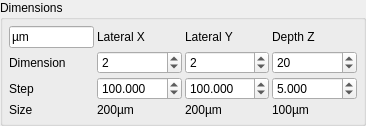
     <widget class="QGroupBox" name="groupBox_Dimension">
      <property name="title">
       <string>Dimensions</string>
      </property>
      <property name="flat">
       <bool>true</bool>
      </property>
      <layout class="QGridLayout" name="gridLayout_3">
       <property name="leftMargin">
        <number>6</number>
       </property>
       <property name="topMargin">
        <number>6</number>
       </property>
       <property name="rightMargin">
        <number>6</number>
       </property>
       <property name="bottomMargin">
        <number>6</number>
       </property>
       <property name="spacing">
        <number>3</number>
       </property>
       <item row="1" column="2">
        <widget class="QSpinBox" name="spinBox_Dimension_Dimension_Y_Lateral">
         <property name="sizePolicy">
          <sizepolicy hsizetype="Preferred" vsizetype="Preferred">
           <horstretch>1</horstretch>
           <verstretch>0</verstretch>
          </sizepolicy>
         </property>
         <property name="maximum">
          <number>1000</number>
         </property>
         <property name="value">
          <number>2</number>
         </property>
        </widget>
       </item>
       <item row="1" column="3">
        <widget class="QSpinBox" name="spinBox_Dimension_Dimension_Z_Depth">
         <property name="sizePolicy">
          <sizepolicy hsizetype="Preferred" vsizetype="Preferred">
           <horstretch>1</horstretch>
           <verstretch>0</verstretch>
          </sizepolicy>
         </property>
         <property name="minimum">
          <number>1</number>
         </property>
         <property name="maximum">
          <number>1000</number>
         </property>
         <property name="value">
          <number>20</number>
         </property>
        </widget>
       </item>
       <item row="2" column="3">
        <widget class="QDoubleSpinBox" name="doubleSpinBox_Dimension_Step_Z_Depth">
         <property name="sizePolicy">
          <sizepolicy hsizetype="Preferred" vsizetype="Preferred">
           <horstretch>1</horstretch>
           <verstretch>0</verstretch>
          </sizepolicy>
         </property>
         <property name="decimals">
          <number>3</number>
         </property>
         <property name="minimum">
          <double>0.001000000000000</double>
         </property>
         <property name="maximum">
          <double>1000.000000000000000</double>
         </property>
         <property name="value">
          <double>5.000000000000000</double>
         </property>
        </widget>
       </item>
       <item row="0" column="2">
        <widget class="QLabel" name="label_Dimension_Title_Y_Lateral">
         <property name="sizePolicy">
          <sizepolicy hsizetype="Preferred" vsizetype="Preferred">
           <horstretch>1</horstretch>
           <verstretch>0</verstretch>
          </sizepolicy>
         </property>
         <property name="text">
          <string>Lateral Y</string>
         </property>
        </widget>
       </item>
       <item row="0" column="1">
        <widget class="QLabel" name="label_Dimension_Title_X_Lateral">
         <property name="sizePolicy">
          <sizepolicy hsizetype="Preferred" vsizetype="Preferred">
           <horstretch>1</horstretch>
           <verstretch>0</verstretch>
          </sizepolicy>
         </property>
         <property name="minimumSize">
          <size>
           <width>0</width>
           <height>0</height>
          </size>
         </property>
         <property name="maximumSize">
          <size>
           <width>16777215</width>
           <height>16777215</height>
          </size>
         </property>
         <property name="text">
          <string>Lateral X</string>
         </property>
        </widget>
       </item>
       <item row="2" column="1">
        <widget class="QDoubleSpinBox" name="doubleSpinBox_Dimension_Step_X_Lateral">
         <property name="sizePolicy">
          <sizepolicy hsizetype="Preferred" vsizetype="Preferred">
           <horstretch>1</horstretch>
           <verstretch>0</verstretch>
          </sizepolicy>
         </property>
         <property name="decimals">
          <number>3</number>
         </property>
         <property name="minimum">
          <double>0.001000000000000</double>
         </property>
         <property name="maximum">
          <double>1000.000000000000000</double>
         </property>
         <property name="value">
          <double>100.000000000000000</double>
         </property>
        </widget>
       </item>
       <item row="1" column="1">
        <widget class="QSpinBox" name="spinBox_Dimension_Dimension_X_Lateral">
         <property name="sizePolicy">
          <sizepolicy hsizetype="Preferred" vsizetype="Preferred">
           <horstretch>1</horstretch>
           <verstretch>0</verstretch>
          </sizepolicy>
         </property>
         <property name="minimum">
          <number>1</number>
         </property>
         <property name="maximum">
          <number>1000</number>
         </property>
         <property name="value">
          <number>2</number>
         </property>
        </widget>
       </item>
       <item row="2" column="2">
        <widget class="QDoubleSpinBox" name="doubleSpinBox_Dimension_Step_Y_Lateral">
         <property name="sizePolicy">
          <sizepolicy hsizetype="Preferred" vsizetype="Preferred">
           <horstretch>1</horstretch>
           <verstretch>0</verstretch>
          </sizepolicy>
         </property>
         <property name="decimals">
          <number>3</number>
         </property>
         <property name="minimum">
          <double>0.001000000000000</double>
         </property>
         <property name="maximum">
          <double>1000.000000000000000</double>
         </property>
         <property name="value">
          <double>100.000000000000000</double>
         </property>
        </widget>
       </item>
       <item row="1" column="0">
        <widget class="QLabel" name="label_Dimension_Dimension">
         <property name="sizePolicy">
          <sizepolicy hsizetype="Preferred" vsizetype="Preferred">
           <horstretch>1</horstretch>
           <verstretch>0</verstretch>
          </sizepolicy>
         </property>
         <property name="text">
          <string>Dimension</string>
         </property>
        </widget>
       </item>
       <item row="0" column="3">
        <widget class="QLabel" name="label_Dimension_Title_Z_Depth">
         <property name="sizePolicy">
          <sizepolicy hsizetype="Preferred" vsizetype="Preferred">
           <horstretch>1</horstretch>
           <verstretch>0</verstretch>
          </sizepolicy>
         </property>
         <property name="minimumSize">
          <size>
           <width>0</width>
           <height>0</height>
          </size>
         </property>
         <property name="maximumSize">
          <size>
           <width>16777215</width>
           <height>16777215</height>
          </size>
         </property>
         <property name="text">
          <string>Depth Z</string>
         </property>
        </widget>
       </item>
       <item row="2" column="0">
        <widget class="QLabel" name="label_Dimension_Step">
         <property name="sizePolicy">
          <sizepolicy hsizetype="Preferred" vsizetype="Preferred">
           <horstretch>1</horstretch>
           <verstretch>0</verstretch>
          </sizepolicy>
         </property>
         <property name="text">
          <string>Step</string>
         </property>
        </widget>
       </item>
       <item row="3" column="1">
        <widget class="QLabel" name="label_Dimension_Size_X_Lateral">
         <property name="sizePolicy">
          <sizepolicy hsizetype="Preferred" vsizetype="Preferred">
           <horstretch>1</horstretch>
           <verstretch>0</verstretch>
          </sizepolicy>
         </property>
         <property name="text">
          <string>200µm</string>
         </property>
        </widget>
       </item>
       <item row="0" column="0">
        <widget class="QLineEdit" name="lineEdit_Dimension_Unit">
         <property name="sizePolicy">
          <sizepolicy hsizetype="Preferred" vsizetype="Preferred">
           <horstretch>1</horstretch>
           <verstretch>0</verstretch>
          </sizepolicy>
         </property>
         <property name="text">
          <string>µm</string>
         </property>
        </widget>
       </item>
       <item row="3" column="2">
        <widget class="QLabel" name="label_Dimension_Size_Y_Lateral">
         <property name="sizePolicy">
          <sizepolicy hsizetype="Preferred" vsizetype="Preferred">
           <horstretch>1</horstretch>
           <verstretch>0</verstretch>
          </sizepolicy>
         </property>
         <property name="text">
          <string>200µm</string>
         </property>
        </widget>
       </item>
       <item row="3" column="3">
        <widget class="QLabel" name="label_Dimension_Size_Z_Depth">
         <property name="sizePolicy">
          <sizepolicy hsizetype="Preferred" vsizetype="Preferred">
           <horstretch>1</horstretch>
           <verstretch>0</verstretch>
          </sizepolicy>
         </property>
         <property name="text">
          <string>100µm</string>
         </property>
        </widget>
       </item>
       <item row="3" column="0">
        <widget class="QLabel" name="label_Dimension_Size">
         <property name="sizePolicy">
          <sizepolicy hsizetype="Preferred" vsizetype="Preferred">
           <horstretch>1</horstretch>
           <verstretch>0</verstretch>
          </sizepolicy>
         </property>
         <property name="text">
          <string>Size</string>
         </property>
        </widget>
       </item>
      </layout>
     </widget>
